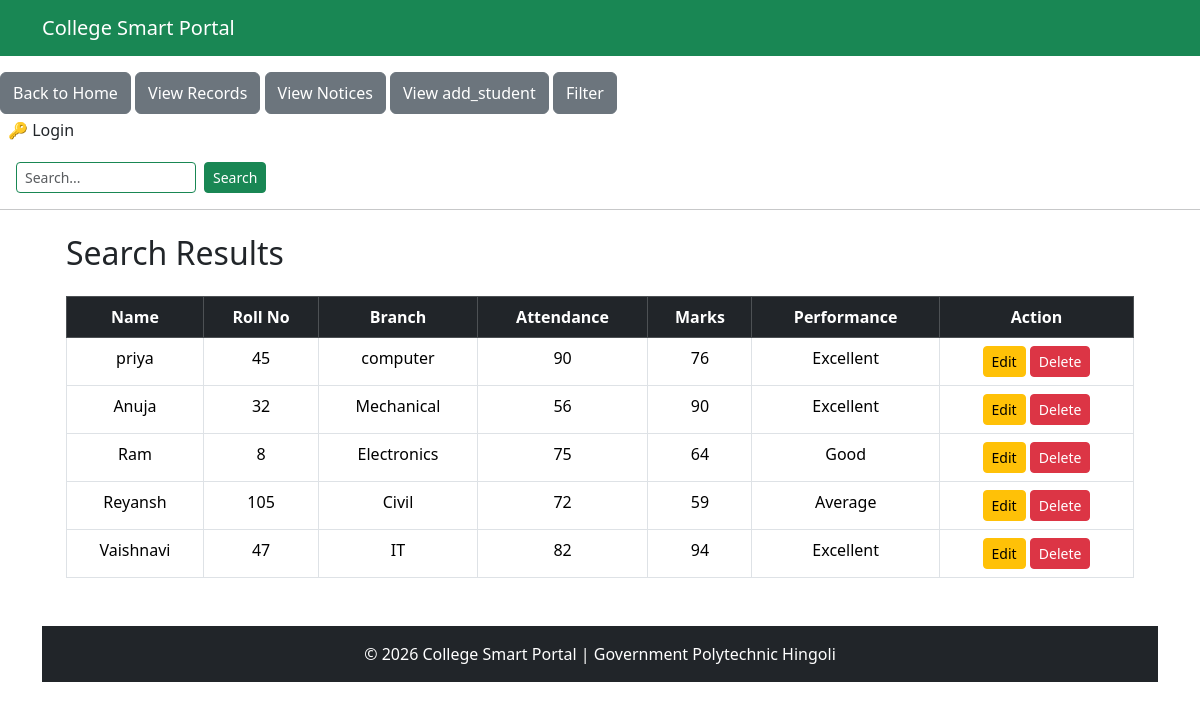
Before: /search with the older database file.
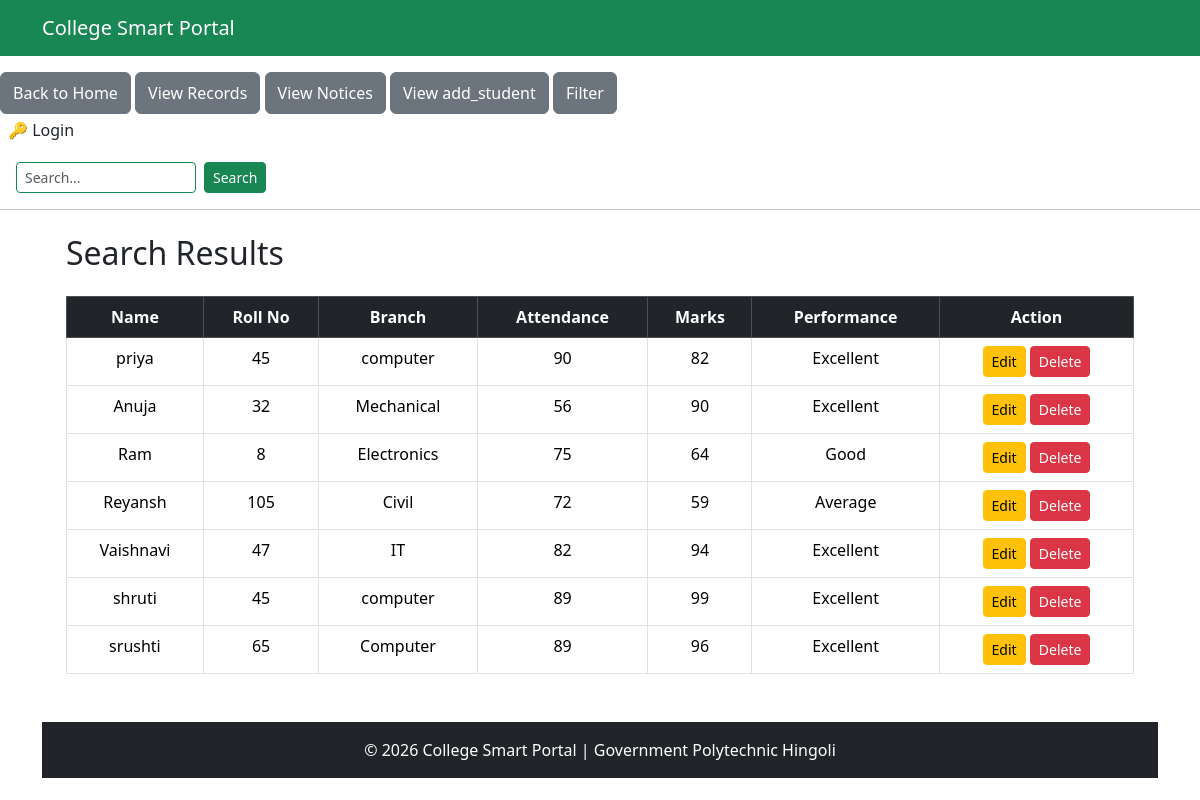
After: the same page with the newer database file.
### tables this page shows
CREATE TABLE students (
                    id INTEGER PRIMARY KEY AUTOINCREMENT,
                    name TEXT NOT NULL,
                    roll_no INTEGER NOT NULL,
                    marks INTEGER NOT NULL,
                    branch TEXT NOT NULL,
                    attendance INTEGER DEFAULT 0
                 );

### project Flask.py (the view)
@app.route("/search")
def search():
    q = request.args.get("q", "")
    conn = sqlite3.connect("college.db")
    cursor = conn.cursor()
    students = cursor.execute("""
        SELECT id, name, roll_no, branch, attendance, marks
        FROM students
        WHERE name LIKE ?
        OR CAST(roll_no AS TEXT) LIKE ?
        OR branch LIKE ?
    """, (f"%{q}%", f"%{q}%", f"%{q}%")).fetchall()
    conn.close()
    return render_template(
        "search.html",
        students=students
    )

### templates/search.html
{% extends "base.html" %}
{% block content %}
<div class="container mt-4">
    <h2 class="mb-4">Search Results</h2>
    {% if students %}
    <table class="table table-bordered table-hover text-center">
        <thead class="table-dark">
            <tr>
                <th>Name</th>
                <th>Roll No</th>
                <th>Branch</th>
                <th>Attendance</th>
                <th>Marks</th>
                <th>Performance</th>
                <th>Action</th>
            </tr>
        </thead>
        <tbody>
            {% for student in students %}
            <tr>
                <td>{{ student[1] }}</td>
                <td>{{ student[2] }}</td>
                <td>{{ student[3] }}</td>
                <td>{{ student[4] }}</td>
                <td>{{ student[5] }}</td>
                <td>
                    {% if student[5]|int >= 75 %}
                        Excellent
                    {% elif student[5]|int >= 60 %}
                        Good
                    {% else %}
                        Average
                    {% endif %}
                </td>
                <td>
                    <a href="{{ url_for('edit_student', id=student[0]) }}"
                       class="btn btn-warning btn-sm">
                        Edit
                    </a>
                    <a href="{{ url_for('delete_student', id=student[0]) }}"
                       class="btn btn-danger btn-sm">
                        Delete
                    </a>
                </td>
            </tr>
            {% endfor %}
        </tbody>
    </table>
    {% else %}
    <div class="alert alert-warning">
        No records found.
    </div>
    {% endif %}
</div>
{% endblock %}

### templates/base.html (shortened to what this page needs)
<!DOCTYPE html>
<html>
<head>
    <link href="https://cdn.jsdelivr.net/npm/bootstrap@5.3.2/dist/css/bootstrap.min.css" rel="stylesheet">
</head>
<body>
    <nav class="navbar navbar-expand-lg navbar-dark bg-success">
        <div class="container">
            <a class="navbar-brand" href="/">College Smart Portal</a>
        </div>
    </nav>
    <a href="{{ url_for('home') }}" class="btn btn-secondary  py-2 mt-3">Back to Home</a>
    <a href="{{ url_for('records') }}" class="btn btn-secondary  py-2 mt-3">View Records</a>
    <a href="{{ url_for('notices') }}" class="btn btn-secondary  py-2 mt-3">View Notices</a>
    <a href="{{ url_for('add_student') }}" class="btn btn-secondary  py-2 mt-3">View add_student</a>
     <a href="{{url_for('filter')}}" class="btn btn-secondary  py-2 mt-3">Filter</a>
    {% if session.username %}
                    <span class="nav-link px-2 py-1 text-white">👤 {{ session.username }}</span>
                    <a class="nav-link px-2 py-1" href="{{ url_for('logout') }}">
                        🔓 Logout
                    </a>
                {% else %}
                    <a class="nav-link px-2 py-1" href="{{ url_for('login') }}">
                        🔑 Login
                    </a>
         {% endif %}
    <form action="{{ url_for('search') }}" method="GET" class="d-flex ms-3 mt-3">
        <input
            type="search"
            name="q"
            class="form-control form-control-sm border-success"
            placeholder="Search..."
            value="{{ request.args.get('q', '') }}"
            style="width: 180px;">
        <button
        type="submit"
        class="btn btn-success btn-sm ms-2">
            Search
        </button>
    </form>
    <hr>
    <div class="container mt-4">
        <div class="container mt-4">
              {% block content %}
                 {% endblock %}
    </div>
    <footer class="bg-dark text-white text-center p-3 mt-5">
        © 2026 College Smart Portal | Government Polytechnic Hingoli
    </footer>
</body>
</html>

Changed rows visible on the page:
changed students "priya": marks "76" → "82"
added students: name "shruti", roll_no "45", branch "computer", attendance "89", marks "99", shows "Excellent"
added students: name "srushti", roll_no "65", branch "Computer", attendance "89", marks "96", shows "Excellent"
